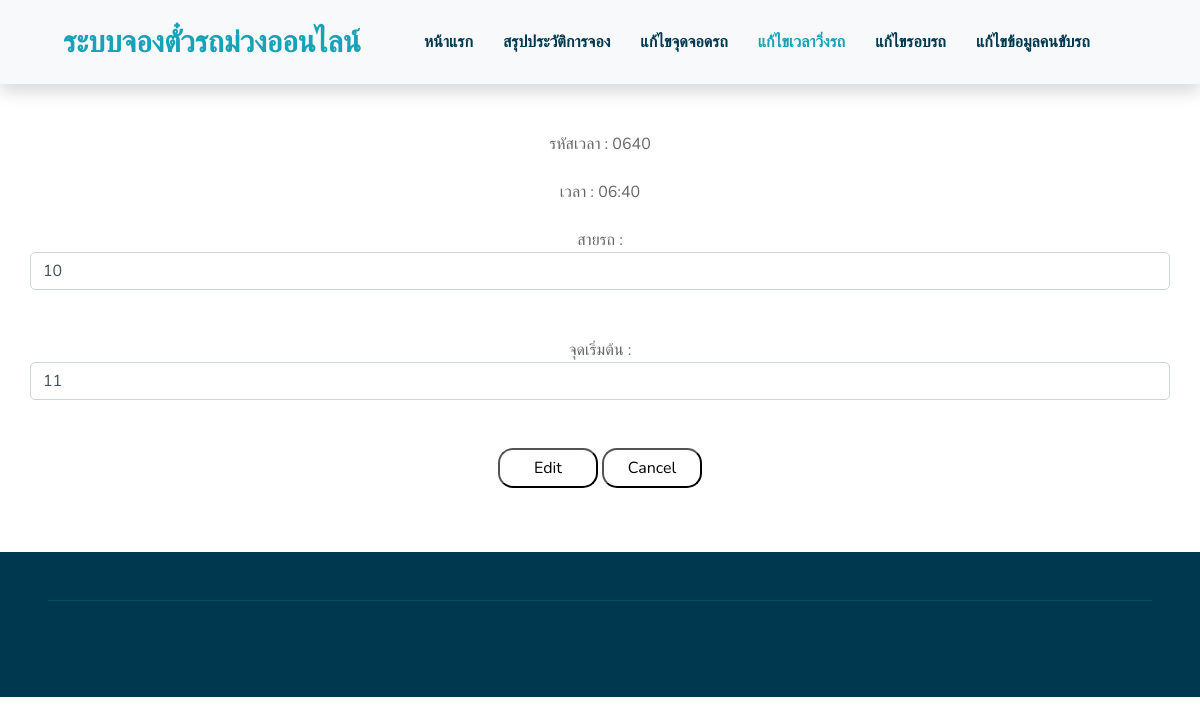
Page /edit/editformTime.php?id=0640 on the committed database.
### tables this page shows
CREATE TABLE `departure_time` (
  `time_id` varchar(10) NOT NULL COMMENT 'รหัสเวลา',
  `timeT` varchar(5) NOT NULL COMMENT 'เวลา',
  `route_b_r` varchar(2) NOT NULL COMMENT 'สายรถ',
  `start_NU_TC` varchar(2) NOT NULL COMMENT 'จุดเริ่มต้น'
);

### edit/editformTime.php (the view, shortened to what this page needs)
<!DOCTYPE html>
<html lang="en">
<head>
    <link href="https://cdnjs.cloudflare.com/ajax/libs/font-awesome/5.10.0/css/all.min.css" rel="stylesheet">
    <link href="../lib/flaticon/font/flaticon.css" rel="stylesheet">
    <link href="../lib/owlcarousel/assets/owl.carousel.min.css" rel="stylesheet">
    <link href="../lib/lightbox/css/lightbox.min.css" rel="stylesheet">
    <link href="../css/style.css" rel="stylesheet">
</head>
<body>
    <div class="container-fluid bg-light position-relative shadow">
        <nav class="navbar navbar-expand-lg bg-light navbar-light py-3 py-lg-0 px-0 px-lg-5">
            <a href="" class="navbar-brand font-weight-bold text-secondary" style="font-size: 30px;">
                <span class="text-primary">ระบบจองตั๋วรถม่วงออนไลน์</span>
            </a>
            <div class="collapse navbar-collapse justify-content-between" id="navbarCollapse">
                <div class="collapse navbar-collapse justify-content-between" id="navbarCollapse">
                    <div class="navbar-nav font-weight-bold mx-auto py-0">
                        <a href="../index1.php" class="nav-item nav-link">หน้าแรก</a>
                        <a href="../summarize.php" class="nav-item nav-link">สรุปประวัติการจอง</a>
                        <a href="../changeParkingSpot.php" class="nav-item nav-link">แก้ไขจุดจอดรถ</a>
                        <a href="../changeTime.php" class="nav-item nav-link active">แก้ไขเวลาวิ่งรถ</a>
                        <a href="../changeDricycle.php" class="nav-item nav-link ">แก้ไขรอบรถ</a>
                        <a href="../datadrivers.php" class="nav-item nav-link">แก้ไขข้อมูลคนขับรถ</a>
                        </div>
                    </div>
                </div>
            </div>
    <div class="container-fluid pt-5">
        <div class="container pb-3">
            <div class="row">
                <?php
                include('../connectdatabase.php');
                if(isset($_GET["id"]))
                {
                    $id = $_GET["id"];
                 }
                $sql = "SELECT * FROM `departure_time` WHERE time_id = '$id'";
                $query = mysqli_query($conn,$sql);
                $result = mysqli_fetch_array($query, MYSQLI_ASSOC);
            ?>
            <form method="POST" action="editTime.php" name = "frmAdd" style="text-align:center;width:100%;">
                รหัสเวลา : <input type="hidden" class="form-select form-control" name="time_id" value="<?php echo $result["time_id"];?>"><?php echo $result["time_id"];?><br><br>
                เวลา : <input type="hidden" class="form-select form-control" name="timeT" value="<?php echo $result["timeT"];?>"><?php echo $result["timeT"];?><br><br>
                สายรถ : <input type="text" class="form-select form-control" pattern="[0-9]{2}" name="route_b_r" size="10" value="<?php echo $result["route_b_r"];?>"><br><br>
                จุดเริ่มต้น : <input type="text" class="form-select form-control" pattern="[0-9]{2}" name="start_NU_TC" size="10" value="<?php echo $result["start_NU_TC"]?>"><br><br>
            <input type="submit" value="Edit" style="width:100px;height:40px;border-radius: 15px ;background-color: white;color: black ">
            <input type="reset" value="Cancel" style="width:100px;height:40px;border-radius: 15px ;background-color: white;color: black ">
            </form>
            </div>
        </div>
    </div>
    <div class="container-fluid bg-secondary text-white mt-5 py-5 px-sm-3 px-md-5">
        <div class="container-fluid pt-5" style="border-top: 1px solid rgba(23, 162, 184, .2);;">
        </div>
    </div>
</body>
</html>

### rows in the picture
departure_time: time_id "0640", timeT "06:40", route_b_r "10", start_NU_TC "11"
